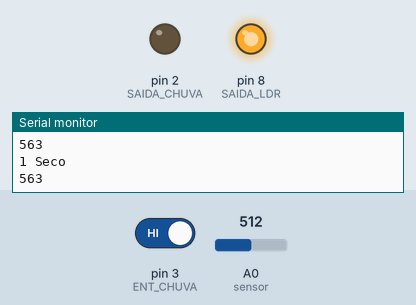
Recording of a sketch running on a simulated Arduino Uno, built with avr-gcc and run on an emulated ATmega328P. Parts: output pins drawn as LEDs (lit = HIGH), the last lines printed to the serial monitor. The test bench sets the inputs (shaded band); at power-on: pin 3 (ENT_CHUVA) HIGH, A0 (sensor) = 512.

Above: at 1.2 s.
1.3 s: pin 3 (ENT_CHUVA) driven LOW
At 2.3 s:
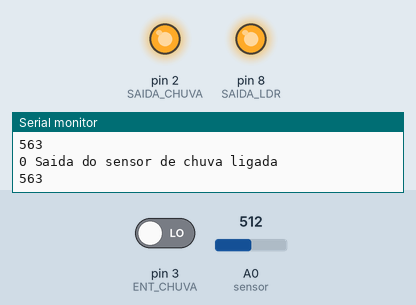
3.3 s: A0 (sensor) set to 378
4.9 s: A0 (sensor) set to 350
At 6.0 s:
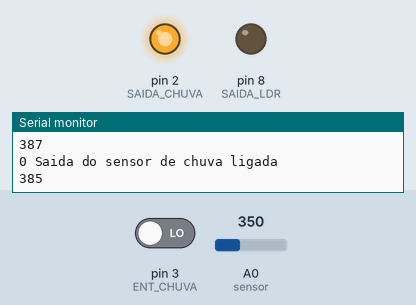
6.5 s: A0 (sensor) set to 410
At 7.5 s:
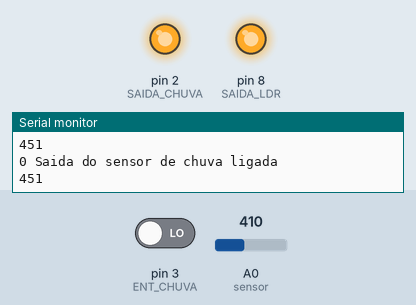
8.3 s: A0 (sensor) set to 306
At 8.9 s:
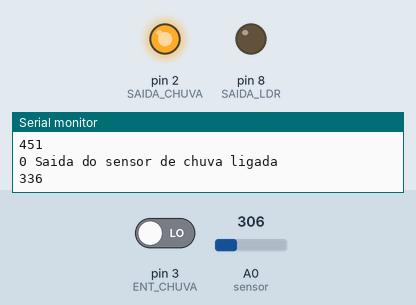
Timing chart, 0 to 11.1 s (numbered marks = the images above; inputs shaded):
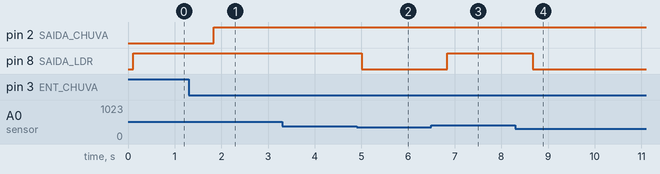

Measured:
- the behaviour switches between 364 and 363 on A0 (sensor) (found by bisection; images 1 and 2)
- after the input at 1.3 s, pin 2 (SAIDA_CHUVA): LOW → HIGH after 0.54 s
- after the input at 4.9 s, pin 8 (SAIDA_LDR): HIGH → LOW after 0.11 s
- after the input at 6.5 s, pin 8 (SAIDA_LDR): LOW → HIGH after 0.34 s
- after the input at 8.3 s, pin 8 (SAIDA_LDR): HIGH → LOW after 0.38 s

The sketch:

codigo.ino
```cpp
/*
Simulador de exaustor de cozinha
*/
#define SAIDA_CHUVA 2
#define SAIDA_LDR 8

#define ENT_CHUVA 3
#define ENT_LDR A0

unsigned long timer;

int ldr; //Variável para a leitura do LDR
int cont; //Variável utilizada para armazenar os valores temporários lidos pelo LDR
int i; //Variável para contagem

void setup(){
  Serial.begin(9600);

  pinMode(ENT_CHUVA, INPUT);

  pinMode(SAIDA_CHUVA, OUTPUT);
  pinMode(SAIDA_LDR, OUTPUT);
}

void loop(){
  if (digitalRead(ENT_CHUVA) == 0){
    timer = millis(); //renovo a variavel timer
    digitalWrite(SAIDA_CHUVA, HIGH); //ligo a saída do sensor de chuva

    Serial.print(digitalRead(ENT_CHUVA));
    Serial.println(" Saida do sensor de chuva ligada");
  }
  else{
    if(millis() - timer >= 10000UL){ //checo se já fazem 10 segundos desde a ultima mudança de timer
      digitalWrite(SAIDA_CHUVA, LOW); // se fizer mais de 10 segundos, desligo a saída
      Serial.println(" saida do sensor de chuva desligada");
    }
    Serial.print(digitalRead(ENT_CHUVA));
    Serial.println(" Seco");
  }

  ldr=0; //Zera a variável LDR
  for(i=0;i<=10;i++){ //Faz 10 vezes a leitura do sensor
    cont=analogRead(A0); //Lê o valor do sensor (LDR ligado ao pino A0) e guarda na variável LDR
    ldr += cont; //Armazenamento na varíavel LDR o valor lido + o valor anterior
    delay(10); //Delay se 10 milissegundos
  }
  ldr /= 10; //Divide o valor armazenado por 10
  Serial.println(ldr); //Imprime o valor do LDR

  (ldr >= 400) ? (digitalWrite(SAIDA_LDR,HIGH)) : (digitalWrite(SAIDA_LDR,LOW));
  //Se o valor lido (luminosidade) for maior ou igual a 400, ligo a saída, se não desligo
  delay(500);
}
```
